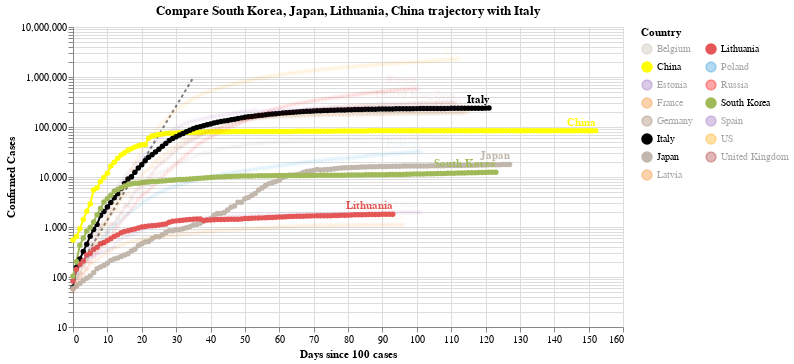

The code cell stored with this chart in its notebook:
### Code cell
#hide_input
chart3 = make_since_chart(dff2, ['South Korea', 'Japan', 'Lithuania', 'China'], baseline_countries)
chart3

### Figure 1 — Vega-Lite specification as saved in the notebook (floating-point values rounded to 4 significant figures; data arrays with more than 128 entries replaced by an {"elided": "..."} marker saying what was removed)
{"config": {"view": {"continuousWidth": 400, "continuousHeight": 300}}, "layer": [{"data": {"name": "data-628230001892d6798b50651be41d1b3e"}, "mark": {"type": "line", "color": "black", "opacity": 0.5, "strokeDash": [3, 3]}, "encoding": {"x": {"type": "quantitative", "field": "Days since 100 cases"}, "y": {"type": "quantitative", "field": "Confirmed Cases"}}}, {"data": {"name": "data-4441de4a84ba261c17a7199214ae8e80"}, "mark": {"type": "line", "point": true}, "encoding": {"color": {"type": "nominal", "field": "Country", "legend": {"columns": 2}, "scale": {"domain": ["Belgium", "China", "Estonia", "France", "Germany", "Italy", "Japan", "Latvia", "Lithuania", "Poland", "Russia", "South Korea", "Spain", "US", "United Kingdom"], "range": ["#C1B7AD", "yellow", "#9467bd", "#F58518", "#9D755D", "black", "#C1B7AD", "#F58518", "#E45756", "#2495D3", "red", "#A1BA59", "#9467bd", "orange", "brown"]}}, "opacity": {"condition": {"value": 1, "selection": "selector001"}, "value": 0.05}, "tooltip": [{"type": "nominal", "field": "Country"}, {"type": "temporal", "field": "Date"}, {"type": "quantitative", "field": "Confirmed Cases"}, {"type": "quantitative", "field": "Days since 100 cases"}], "x": {"type": "quantitative", "field": "Days since 100 cases"}, "y": {"type": "quantitative", "field": "Confirmed Cases", "scale": {"type": "log"}}}, "selection": {"selector001": {"type": "multi", "fields": ["Country"], "bind": "legend", "init": [{"Country": "South Korea"}, {"Country": "Japan"}, {"Country": "Lithuania"}, {"Country": "China"}, {"Country": "Italy"}]}}, "width": 550}, {"data": {"name": "data-4441de4a84ba261c17a7199214ae8e80"}, "mark": {"type": "text", "align": "right", "dy": -8, "fontWeight": "bold"}, "encoding": {"color": {"type": "nominal", "field": "Country", "legend": {"columns": 2}, "scale": {"domain": ["Belgium", "China", "Estonia", "France", "Germany", "Italy", "Japan", "Latvia", "Lithuania", "Poland", "Russia", "South Korea", "Spain", "US", "United Kingdom"], "range": ["#C1B7AD", "yellow", "#9467bd", "#F58518", "#9D755D", "black", "#C1B7AD", "#F58518", "#E45756", "#2495D3", "red", "#A1BA59", "#9467bd", "orange", "brown"]}}, "opacity": {"condition": {"value": 1, "selection": "selector001"}, "value": 0.05}, "text": {"type": "nominal", "field": "Country"}, "tooltip": [{"type": "nominal", "field": "Country"}, {"type": "temporal", "field": "Date"}, {"type": "quantitative", "field": "Confirmed Cases"}, {"type": "quantitative", "field": "Days since 100 cases"}], "x": {"type": "quantitative", "field": "Days since 100 cases"}, "y": {"type": "quantitative", "field": "Confirmed Cases", "scale": {"type": "log"}}}, "transform": [{"filter": "(datum['Date'] >= 1592784000000)"}], "width": 550}], "title": "Compare South Korea, Japan, Lithuania, China trajectory with Italy", "$schema": "https://vega.github.io/schema/vega-lite/v4.0.2.json", "datasets": {"data-628230001892d6798b50651be41d1b3e": [{"Days since 100 cases": 0, "Confirmed Cases": 100.0}, {"Days since 100 cases": 1, "Confirmed Cases": 130.0}, {"Days since 100 cases": 2, "Confirmed Cases": 169.0}, {"Days since 100 cases": 3, "Confirmed Cases": 219.7}, {"Days since 100 cases": 4, "Confirmed Cases": 285.6}, {"Days since 100 cases": 5, "Confirmed Cases": 371.3}, {"Days since 100 cases": 6, "Confirmed Cases": 482.7}, {"Days since 100 cases": 7, "Confirmed Cases": 627.5}, {"Days since 100 cases": 8, "Confirmed Cases": 815.7}, {"Days since 100 cases": 9, "Confirmed Cases": 1060.0}, {"Days since 100 cases": 10, "Confirmed Cases": 1379.0}, {"Days since 100 cases": 11, "Confirmed Cases": 1792.0}, {"Days since 100 cases": 12, "Confirmed Cases": 2330.0}, {"Days since 100 cases": 13, "Confirmed Cases": 3029.0}, {"Days since 100 cases": 14, "Confirmed Cases": 3937.0}, {"Days since 100 cases": 15, "Confirmed Cases": 5119.0}, {"Days since 100 cases": 16, "Confirmed Cases": 6654.0}, {"Days since 100 cases": 17, "Confirmed Cases": 8650.0}, {"Days since 100 cases": 18, "Confirmed Cases": 11250.0}, {"Days since 100 cases": 19, "Confirmed Cases": 14620.0}, {"Days since 100 cases": 20, "Confirmed Cases": 19000.0}, {"Days since 100 cases": 21, "Confirmed Cases": 24710.0}, {"Days since 100 cases": 22, "Confirmed Cases": 32120.0}, {"Days since 100 cases": 23, "Confirmed Cases": 41750.0}, {"Days since 100 cases": 24, "Confirmed Cases": 54280.0}, {"Days since 100 cases": 25, "Confirmed Cases": 70560.0}, {"Days since 100 cases": 26, "Confirmed Cases": 91730.0}, {"Days since 100 cases": 27, "Confirmed Cases": 119300.0}, {"Days since 100 cases": 28, "Confirmed Cases": 155000.0}, {"Days since 100 cases": 29, "Confirmed Cases": 201500.0}, {"Days since 100 cases": 30, "Confirmed Cases": 262000.0}, {"Days since 100 cases": 31, "Confirmed Cases": 340600.0}, {"Days since 100 cases": 32, "Confirmed Cases": 442800.0}, {"Days since 100 cases": 33, "Confirmed Cases": 575600.0}, {"Days since 100 cases": 34, "Confirmed Cases": 748300.0}, {"Days since 100 cases": 35, "Confirmed Cases": 972800.0}], "data-4441de4a84ba261c17a7199214ae8e80": {"elided": "1703 records"}}}
